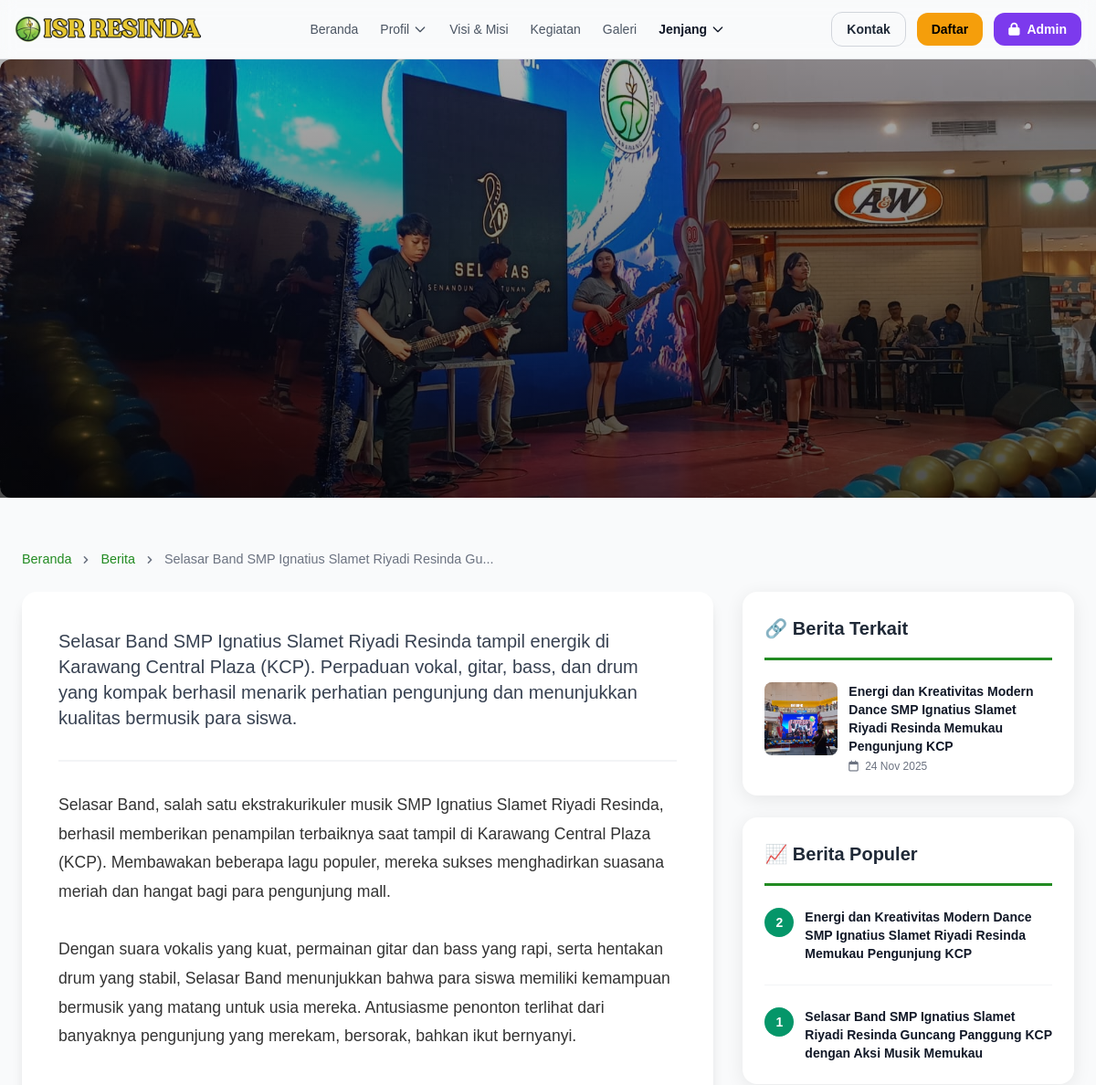
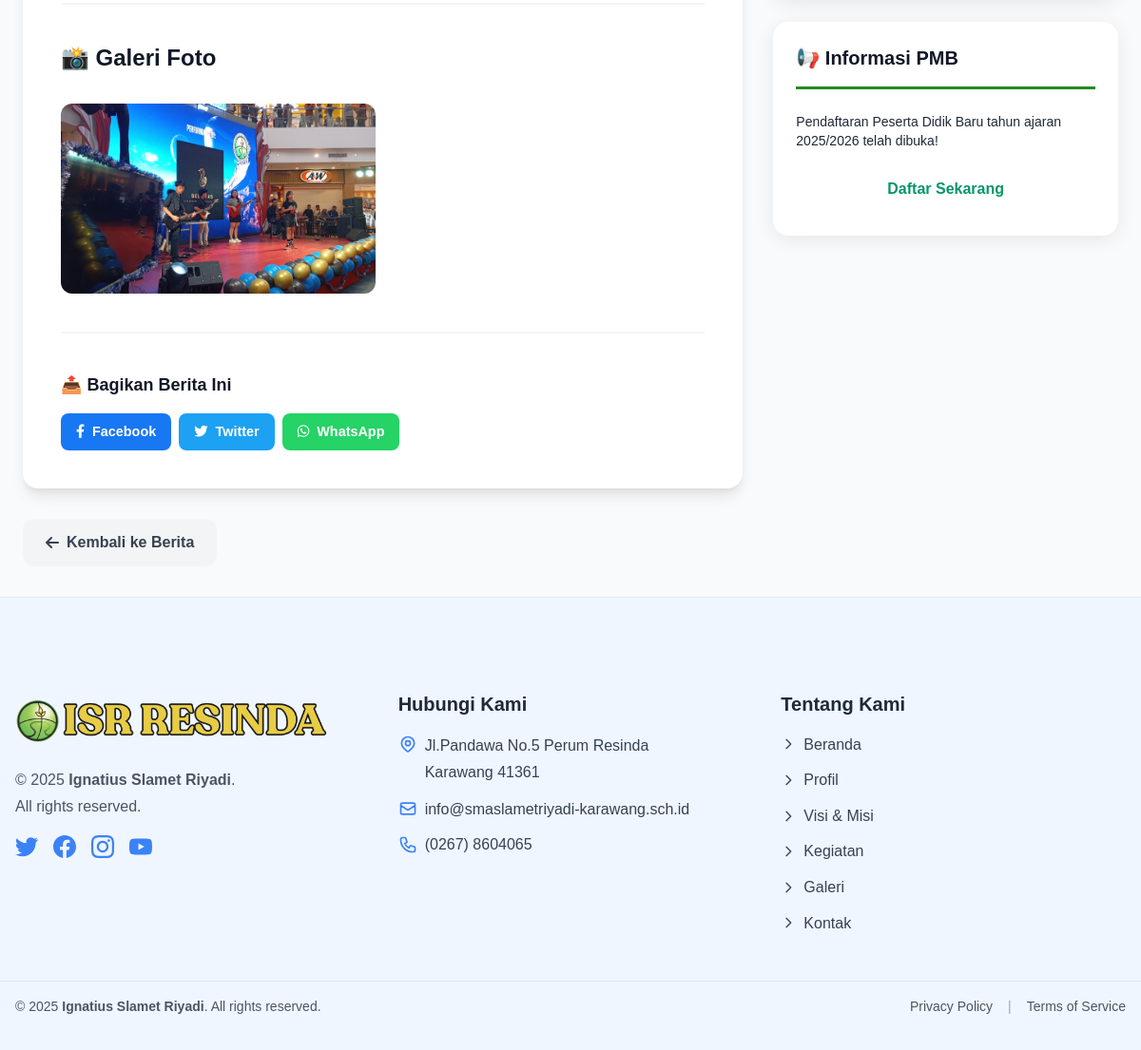
The app's page /berita-detail.php?slug=post-6923e1d74d125 with its own data (2 pictures, top to bottom).
### tables this page shows
CREATE TABLE `berita` (
  `id` int(11) NOT NULL,
  `title` varchar(255) NOT NULL,
  `slug` varchar(255) NOT NULL,
  `excerpt` text DEFAULT NULL,
  `content` longtext DEFAULT NULL,
  `image_path` varchar(500) DEFAULT NULL,
  `category` enum('akademik','prestasi','kegiatan','pengumuman') NOT NULL DEFAULT 'akademik',
  `status` enum('active','inactive') NOT NULL DEFAULT 'active',
  `views` int(11) DEFAULT 0,
  `author_id` int(11) DEFAULT NULL,
  `created_at` timestamp NULL DEFAULT current_timestamp(),
  `updated_at` timestamp NULL DEFAULT NULL ON UPDATE current_timestamp()
);

CREATE TABLE `berita_foto` (
  `id` int(11) NOT NULL,
  `berita_id` int(11) NOT NULL,
  `image_path` varchar(500) NOT NULL,
  `created_at` timestamp NOT NULL DEFAULT current_timestamp()
);

### models/Berita.php (called while the page is built, shortened)
<?php
require_once __DIR__ . '/../config/database.php';
class Berita {
  private $db;
  private $table = 'berita';
  public function __construct() {
    $database = new Database();
    $this->db = $database->getConnection();
  }
  public function all($filters = []) {
    $sql = "SELECT b.*, a.full_name as author_name
            FROM {$this->table} b
            LEFT JOIN admins a ON b.author_id = a.id
            WHERE 1=1";
    $params = [];
    if (!empty($filters['category'])) {
      $sql .= " AND b.category = :category";
      $params[':category'] = $filters['category'];
    }
    if (!empty($filters['status'])) {
      $sql .= " AND b.status = :status";
      $params[':status'] = $filters['status'];
    }
    $sql .= " ORDER BY b.created_at DESC";
    $stmt = $this->db->prepare($sql);
    $stmt->execute($params);
    return $stmt->fetchAll(PDO::FETCH_ASSOC);
  }
  public function findBySlug($slug) {
    $sql = "SELECT b.*, a.full_name as author_name
            FROM {$this->table} b
            LEFT JOIN admins a ON b.author_id = a.id
            WHERE b.slug = :slug
            LIMIT 1";
    $stmt = $this->db->prepare($sql);
    $stmt->execute([':slug' => $slug]);
    return $stmt->fetch(PDO::FETCH_ASSOC);
  }
  public function getPopular($limit = 5) {
    $sql = "SELECT b.*, a.full_name as author_name
            FROM {$this->table} b
            LEFT JOIN admins a ON b.author_id = a.id
            WHERE b.status = 'active'
            ORDER BY b.views DESC, b.created_at DESC
            LIMIT :limit";
    $stmt = $this->db->prepare($sql);
    $stmt->bindValue(':limit', (int)$limit, PDO::PARAM_INT);
    $stmt->execute();
    return $stmt->fetchAll(PDO::FETCH_ASSOC);
  }
  public function getPhotos($beritaId) {
    $sql = "SELECT id, image_path, created_at
            FROM berita_foto
            WHERE berita_id = :berita_id
            ORDER BY id DESC";
    $stmt = $this->db->prepare($sql);
    $stmt->execute([':berita_id' => $beritaId]);
    return $stmt->fetchAll(PDO::FETCH_ASSOC);
  }
}

### config/database.php (called while the page is built, shortened)
<?php
class Database {
    private $host;
    private $port;
    private $db_name;
    private $username;
    private $password;
    public function __construct() {
        $this->host = getenv("MYSQLHOST") ?: "localhost";
        $this->port = getenv("MYSQLPORT") ?: "3306";
        $this->db_name = getenv("MYSQLDATABASE") ?: "isr_school";
        $this->username = getenv("MYSQLUSER") ?: "root";
        $this->password = getenv("MYSQLPASSWORD") ?: "";
    }
    public function getConnection() {
        $this->conn = null;
        try {
            $dsn = "mysql:host={$this->host};port={$this->port};dbname={$this->db_name};charset=utf8mb4";
            $this->conn = new PDO($dsn, $this->username, $this->password, [
                PDO::ATTR_ERRMODE => PDO::ERRMODE_EXCEPTION,
                PDO::ATTR_DEFAULT_FETCH_MODE => PDO::FETCH_ASSOC
            ]);
        } catch(PDOException $exception) {
            echo "Connection error: " . $exception->getMessage();
        }
        return $this->conn;
    }
}
?>

### includes/config.php (called while the page is built, shortened)
<?php
function url($path = '') {
  $path = ltrim((string)$path, '/');
  return BASE_URL . $path;
}
function asset($path = '') {
  $path = ltrim((string)$path, '/');
  return BASE_URL . $path;
}

### berita-detail.php (the view, shortened to what this page needs)
<?php
require_once __DIR__ . '/includes/config.php';
require_once __DIR__ . '/models/Berita.php';
$beritaModel = new Berita();
$slug = $_GET['slug'] ?? '';
$id = $_GET['id'] ?? '';
if (!empty($slug)) {
  if (is_numeric($slug)) {
    $berita = $beritaModel->findById($slug);
  } else {
    $berita = $beritaModel->findBySlug($slug);
  }
} elseif (!empty($id)) {
  $berita = $beritaModel->findById($id);
} else {
  header('Location: berita.php');
  exit;
}
$beritaModel->incrementViews($berita['id']);
$photos = $beritaModel->getPhotos($berita['id']);
$allRelated = $beritaModel->all(['category' => $berita['category'], 'status' => 'active']);
$relatedBerita = array_filter($allRelated, function($item) use ($berita) {
  return $item['id'] !== $berita['id'];
});
$relatedBerita = array_slice($relatedBerita, 0, 4);
include 'includes/header.php';
?>
<section class="berita-detail-hero">
  <?php if (!empty($berita['image_path'])): ?>
    <img src="<?= asset($berita['image_path']) ?>" alt="<?= htmlspecialchars($berita['title']) ?>">
  <?php else: ?>
    <div style="width: 100%; height: 100%; background: linear-gradient(135deg, #228B22, #32CD32);"></div>
  <?php endif; ?>
  <div class="berita-detail-overlay"></div>
</section>
<div class="max-w-7xl mx-auto px-4 md:px-6 py-8">
  <div class="breadcrumb">
    <a href="<?= url('index.php') ?>">Beranda</a>
    <svg class="w-4 h-4" fill="currentColor" viewBox="0 0 20 20">
      <path fill-rule="evenodd" d="M7.293 14.707a1 1 0 010-1.414L10.586 10 7.293 6.707a1 1 0 011.414-1.414l4 4a1 1 0 010 1.414l-4 4a1 1 0 01-1.414 0z" clip-rule="evenodd"/>
    </svg>
    <a href="<?= url('berita.php') ?>">Berita</a>
    <svg class="w-4 h-4" fill="currentColor" viewBox="0 0 20 20">
      <path fill-rule="evenodd" d="M7.293 14.707a1 1 0 010-1.414L10.586 10 7.293 6.707a1 1 0 011.414-1.414l4 4a1 1 0 010 1.414l-4 4a1 1 0 01-1.414 0z" clip-rule="evenodd"/>
    </svg>
    <span><?= htmlspecialchars(substr($berita['title'], 0, 50)) ?><?= strlen($berita['title']) > 50 ? '...' : '' ?></span>
  </div>
  <div class="grid lg:grid-cols-3 gap-8">
    <div class="lg:col-span-2">
      <div class="bg-white rounded-2xl p-6 md:p-10 shadow-lg">
        <?php if (!empty($berita['excerpt'])): ?>
          <div class="text-xl text-gray-700 font-medium mb-8 pb-8 border-b-2 border-gray-100">
            <?= nl2br(htmlspecialchars($berita['excerpt'])) ?>
          </div>
        <?php endif; ?>
        <div class="article-content">
          <?= nl2br(htmlspecialchars($berita['content'])) ?>
        </div>
        <?php if (!empty($photos)): ?>
          <div class="mt-10 pt-10 border-t-2 border-gray-100">
            <h3 class="text-2xl font-bold mb-6 text-gray-900">📸 Galeri Foto</h3>
            <div class="photo-gallery">
              <?php foreach ($photos as $photo): ?>
                <img src="<?= asset($photo['image_path']) ?>"
                     alt="Foto berita"
                     onclick="window.open('<?= asset($photo['image_path']) ?>', '_blank')">
              <?php endforeach; ?>
            </div>
          </div>
        <?php endif; ?>
        <div class="mt-10 pt-10 border-t-2 border-gray-100">
          <h3 class="text-lg font-bold mb-4 text-gray-900">📤 Bagikan Berita Ini</h3>
          <div class="share-buttons">
            <?php
              $currentUrl = 'http' . (isset($_SERVER['HTTPS']) ? 's' : '') . '://' . $_SERVER['HTTP_HOST'] . $_SERVER['REQUEST_URI'];
              $shareUrl = urlencode($currentUrl);
              $shareTitle = urlencode($berita['title']);
            ?>
            <a href="https://www.facebook.com/sharer/sharer.php?u=<?= $shareUrl ?>"
               target="_blank"
               class="share-btn share-btn-fb">
              <i class="fab fa-facebook-f"></i> Facebook
            </a>
            <a href="https://twitter.com/intent/tweet?url=<?= $shareUrl ?>&text=<?= $shareTitle ?>"
               target="_blank"
               class="share-btn share-btn-tw">
              <i class="fab fa-twitter"></i> Twitter
            </a>
            <a href="https://wa.me/?text=<?= $shareTitle ?>%20<?= $shareUrl ?>"
               target="_blank"
               class="share-btn share-btn-wa">
              <i class="fab fa-whatsapp"></i> WhatsApp
            </a>
          </div>
        </div>
      </div>
      <div class="mt-8 flex gap-4">
        <a href="berita.php" class="inline-flex items-center px-6 py-3 rounded-xl bg-gray-100 hover:bg-gray-200 text-gray-700 font-semibold transition-all">
          <i class="fas fa-arrow-left mr-2"></i> Kembali ke Berita
        </a>
      </div>
    </div>
    <div class="lg:col-span-1">
      <?php if (!empty($relatedBerita)): ?>
        <div class="sidebar-card">
          <h3>🔗 Berita Terkait</h3>
          <div class="space-y-4">
            <?php foreach ($relatedBerita as $related): ?>
              <a href="berita-detail.php?id=<?= $related['id'] ?>" class="related-item">
                <div class="flex gap-3">
                  <?php if (!empty($related['image_path'])): ?>
                    <img src="<?= asset($related['image_path']) ?>"
                         alt="<?= htmlspecialchars($related['title']) ?>"
                         class="w-20 h-20 object-cover rounded-lg flex-shrink-0">
                  <?php else: ?>
                    <div class="w-20 h-20 bg-gradient-to-br from-green-400 to-green-600 rounded-lg flex-shrink-0"></div>
                  <?php endif; ?>
                  <div class="flex-1">
                    <h4 class="font-semibold text-sm text-gray-900 hover:text-green-600 transition-colors line-clamp-2">
                      <?= htmlspecialchars($related['title']) ?>
                    </h4>
                    <p class="text-xs text-gray-500 mt-1">
                      <i class="far fa-calendar mr-1"></i>
                      <?= date('d M Y', strtotime($related['created_at'])) ?>
                    </p>
                  </div>
                </div>
              </a>
            <?php endforeach; ?>
          </div>
        </div>
      <?php endif; ?>
      <div class="sidebar-card bg-gradient-to-br from-green-50 to-emerald-50">
        <h3>📈 Berita Populer</h3>
        <?php $popularBerita = $beritaModel->getPopular(5); ?>
        <div class="space-y-4">
          <?php foreach ($popularBerita as $popular): ?>
            <a href="berita-detail.php?id=<?= $popular['id'] ?>" class="popular-item">
              <div class="flex items-start gap-3">
                <span class="flex-shrink-0 w-8 h-8 rounded-full bg-green-600 text-white flex items-center justify-center font-bold text-sm">
                  <?= number_format($popular['views']) ?>
                </span>
                <div class="flex-1">
                  <h4 class="font-semibold text-sm text-gray-900 hover:text-green-600 transition-colors line-clamp-2">
                    <?= htmlspecialchars($popular['title']) ?>
                  </h4>
                </div>
              </div>
            </a>
          <?php endforeach; ?>
        </div>
      </div>
      <div class="sidebar-card bg-gradient-to-br from-green-300 to-emerald-300 p-6 rounded-2xl shadow-lg">
        <h3 class="text-gray-900 text-xl font-bold mb-3">📢 Informasi PMB</h3>
        <p class="mb-4 text-sm font-medium text-gray-800">
          Pendaftaran Peserta Didik Baru tahun ajaran 2025/2026 telah dibuka!
        </p>
        <a href="<?= url('kontak.php#daftar') ?>"
          class="block w-full text-center px-6 py-3 bg-white text-green-600 font-bold rounded-full hover:bg-gray-100 transition-all">
          Daftar Sekarang
        </a>
      </div>
    </div>
  </div>
</div>
<?php include 'includes/footer.php'; ?>

### assets/css/style.css (style rules this page uses)
* { margin: 0; padding: 0; box-sizing: border-box; font-family: 'Arial', sans-serif; }
body { background-color: #f5f5f5; color: #333; line-height: 1.6; }
img { max-width:100%;height:auto;border-radius:0.75rem }

### includes/header.php (style rules this page uses)
body { font-family:'Inter',system-ui,-apple-system,'Segoe UI',Roboto,Helvetica,Arial }

### berita-detail.php (style rules this page uses)
.berita-detail-hero { position: relative; width: 100vw; margin-left: calc(-50vw + 50%); height: 60vh; min-height: 400px; max-height: 600px; overflow: hidden; }
.berita-detail-hero img { width: 100%; height: 100%; object-fit: cover; }
.berita-detail-overlay { position: absolute; inset: 0; background: linear-gradient(to bottom, rgba(0,0,0,0.3) 0%, rgba(0,0,0,0.7) 100%); }
.article-content { font-size: 1.1rem; line-height: 1.8; color: #333; }
.photo-gallery { display: grid; grid-template-columns: repeat(auto-fill, minmax(250px, 1fr)); gap: 1rem; margin: 2rem 0; }
.photo-gallery img { width: 100%; height: 200px; object-fit: cover; border-radius: 12px; cursor: pointer; transition: transform 0.3s ease; }
.share-buttons { display: flex; gap: 0.5rem; flex-wrap: wrap; }
.share-btn { display: inline-flex; align-items: center; gap: 0.5rem; padding: 0.5rem 1rem; border-radius: 8px; font-size: 0.9rem; font-weight: 600; text-decoration: none; transition: all 0.3s ease; }
.share-btn-fb { background: #1877F2; color: white; }
.share-btn-tw { background: #1DA1F2; color: white; }
.share-btn-wa { background: #25D366; color: white; }
.breadcrumb { display: flex; align-items: center; gap: 0.5rem; padding: 1.5rem 0; font-size: 0.9rem; color: #6b7280; }
.breadcrumb a { color: #228B22; text-decoration: none; transition: color 0.3s ease; }
.sidebar-card { background: white; border-radius: 16px; padding: 1.5rem; box-shadow: 0 4px 20px rgba(0,0,0,0.08); margin-bottom: 1.5rem; }
.sidebar-card h3 { font-size: 1.25rem; font-weight: 700; margin-bottom: 1.5rem; padding-bottom: 1rem; border-bottom: 3px solid #228B22; }
.related-item { display: block; margin-bottom: 1.5rem; padding-bottom: 1.5rem; border-bottom: 1px solid #f3f4f6; transition: all 0.3s ease; text-decoration: none; }
.related-item:last-child { border-bottom: none; margin-bottom: 0; padding-bottom: 0; }
.popular-item { display: flex; gap: 1rem; margin-bottom: 1.5rem; padding-bottom: 1.5rem; border-bottom: 1px solid #f3f4f6; transition: all 0.3s ease; text-decoration: none; }
.popular-item:last-child { border-bottom: none; margin-bottom: 0; padding-bottom: 0; }

### records on screen
berita: image_path (picture), title "Selasar Band SMP Ignatius Slamet Riyadi Resinda Gu", excerpt "Selasar Band SMP Ignatius Slamet Riyadi Resinda tampil energik di Karawang Central Plaza (KCP). Perpaduan vokal, gitar, bass, dan drum yang kompak berhasil menarik perhatian pengunjung dan menunjukkan kualitas bermusik para siswa.", content "Selasar Band, salah satu ekstrakurikuler musik SMP Ignatius Slamet Riyadi Resinda, berhasil memberikan penampilan terbaiknya saat tampil di Karawang Central Plaza (KCP). Membawakan beberapa lagu populer, mereka sukses menghadirkan suasana meriah dan hangat bagi para pengunjung mall. Dengan suara vokalis yang kuat, permainan gitar dan bass yang rapi, serta hentakan drum yang stabil, Selasar Band menunjukkan bahwa para siswa memiliki kemampuan bermusik yang matang untuk usia mereka. Antusiasme penonton terlihat dari banyaknya pengunjung yang merekam, bersorak, bahkan ikut bernyanyi.", views "1", title "Selasar Band SMP Ignatius Slamet Riyadi Resinda Guncang Panggung KCP dengan Aksi Musik Memukau"
berita_foto: image_path (picture)
berita: image_path (picture), title "Energi dan Kreativitas Modern Dance SMP Ignatius Slamet Riyadi Resinda Memukau Pengunjung KCP", created_at "24 Nov 2025", views "2"
